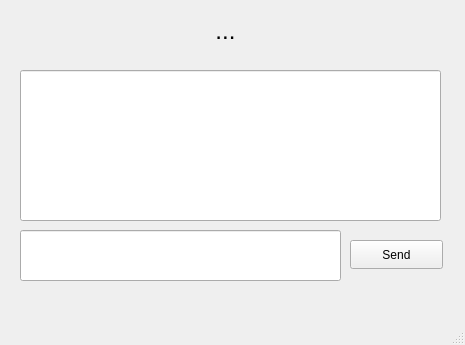
<?xml version="1.0" encoding="UTF-8"?>
<ui version="4.0">
 <class>chatview</class>
 <widget class="QMainWindow" name="chatview">
  <property name="geometry">
   <rect>
    <x>0</x>
    <y>0</y>
    <width>465</width>
    <height>345</height>
   </rect>
  </property>
  <property name="windowTitle">
   <string>MainWindow</string>
  </property>
  <widget class="QWidget" name="centralwidget">
   <widget class="QLabel" name="PalNameLabel">
    <property name="geometry">
     <rect>
      <x>110</x>
      <y>10</y>
      <width>131</width>
      <height>41</height>
     </rect>
    </property>
    <property name="font">
     <font>
      <pointsize>18</pointsize>
     </font>
    </property>
    <property name="text">
     <string>               ...</string>
    </property>
    <property name="alignment">
     <set>Qt::AlignCenter</set>
    </property>
   </widget>
   <widget class="QLineEdit" name="lineEdit_2">
    <property name="geometry">
     <rect>
      <x>20</x>
      <y>70</y>
      <width>421</width>
      <height>151</height>
     </rect>
    </property>
    <property name="font">
     <font>
      <pointsize>15</pointsize>
     </font>
    </property>
   </widget>
   <widget class="QLineEdit" name="MessagelineEdit">
    <property name="geometry">
     <rect>
      <x>20</x>
      <y>230</y>
      <width>321</width>
      <height>51</height>
     </rect>
    </property>
    <property name="font">
     <font>
      <pointsize>15</pointsize>
     </font>
    </property>
   </widget>
   <widget class="QPushButton" name="sendButton">
    <property name="geometry">
     <rect>
      <x>350</x>
      <y>240</y>
      <width>93</width>
      <height>29</height>
     </rect>
    </property>
    <property name="text">
     <string>Send</string>
    </property>
   </widget>
  </widget>
  <widget class="QStatusBar" name="statusbar"/>
 </widget>
 <resources/>
 <connections/>
</ui>
